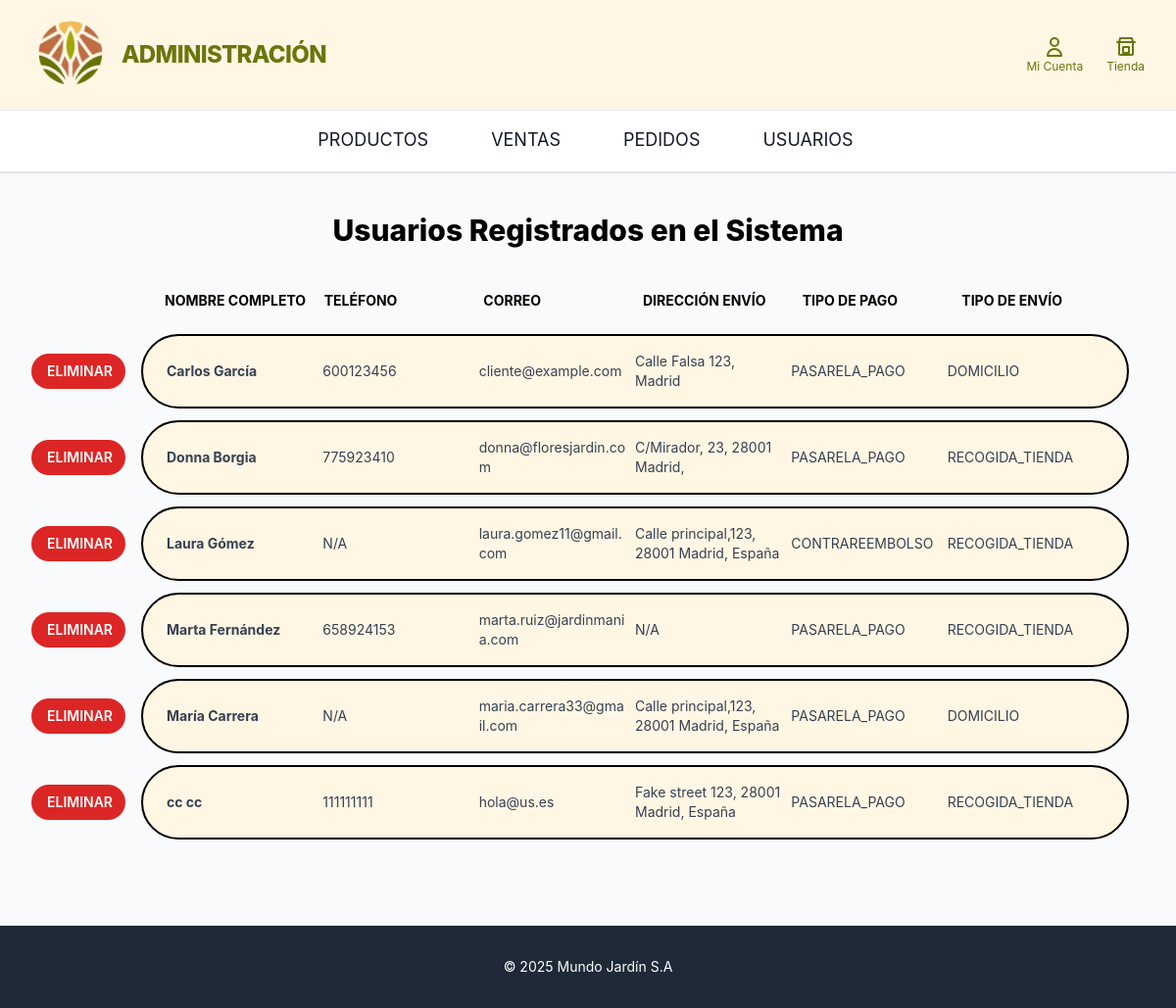
The app's page /clientes_admin/ (signed in) with its own data.
### home/models.py (models this page shows, shortened)
class UsuarioCliente(models.Model):
    usuario = models.OneToOneField(Usuario, on_delete=models.CASCADE)
    tipo_pago= models.CharField(max_length=20, choices=TipoPago.choices, default=TipoPago.PASARELA_PAGO)
    telefono = models.CharField(max_length=15, blank=True, null=True)
    direccion_envio = models.CharField(max_length=255, blank=True)
    tipo_envio= models.CharField(max_length=20, choices=TipoEnvio.choices, default=TipoEnvio.RECOGIDA_TIENDA)
    last_login = models.DateTimeField(null=True, blank=True)

class Usuario(AbstractBaseUser, PermissionsMixin):
    nombre = models.CharField(max_length=200)
    apellidos = models.CharField(max_length=200)
    corre_electronico = models.EmailField(max_length=200, unique=True)
    password = models.CharField(max_length=128)
    objects = UsuarioManager()
    last_login = models.DateTimeField(null=True, blank=True)
    USERNAME_FIELD = 'corre_electronico'
    REQUIRED_FIELDS = ['nombre', 'apellidos']
    is_active = models.BooleanField(default=True)
    is_staff = models.BooleanField(default=False)
    is_superuser = models.BooleanField(default=False)

### clientes_admin/views.py (the view)
# urls.py: path('', views.gestion_clientes, name='clientes_admin_index'),
def gestion_clientes(request):
    if not request.user.is_authenticated or not request.user.is_staff:
        return redirect('home')
    if request.method == 'GET':
        clientes = UsuarioCliente.objects.select_related('usuario').order_by('usuario__nombre')
        context = {
            'clientes': clientes
        }
        return render(request, 'clientes_admin/gestion_clientes.html', context)
    else:
        return HttpResponseNotAllowed(['GET'])

### home/context_processors.py (called while the page is built)
def productos_en_cesta(request):
    total_items = 0
    if request.user.is_authenticated:
        try:
            cesta = CestaCompra.objects.get(usuario_cliente__usuario=request.user)
        except CestaCompra.DoesNotExist:
            cesta = None
    else:
        session_id = request.session.get("cesta_id")
        cesta = CestaCompra.objects.filter(session_id=session_id).first() if session_id else None
    if cesta:
        total_items = sum(item.cantidad for item in cesta.items.all())
    return {'total_items_cesta': total_items}

### clientes_admin/templates/clientes_admin/gestion_clientes.html (shortened to what this page needs)
{% load static %}
<!DOCTYPE html>
<html lang="es">
<head>
    <script src="https://cdn.tailwindcss.com"></script>
</head>
<body class="bg-gray-50">
    <header class="border-b border-gray-200 sticky top-0 z-50 bg-white">
    <div class="bg-[#fff6e4] border-b border-gray-200">
                <div class="max-w-7xl mx-auto px-4 sm:px-6 lg:px-8 py-4 flex items-center justify-between">
                    <a href="{% url 'adminpanel:adminpanel_index' %}"  class="flex items-center text-2xl font-extrabold lm-text-green tracking-tight flex-shrink-0 mr-5">
                        <img src="{% static 'loga.png' %}"
                            alt="Logo Mundo Jardín"
                            class="h-20 w-20 mr-3 rounded-full">
                        ADMINISTRACIÓN
                    </a>
                    <div class="flex items-center space-x-6">
                        <a href="{% url 'perfil:admin_perfil' %}"
                        class="flex flex-col items-center text-[#6a760c] hover:text-[#bf7149] transition hidden sm:flex">
                            <svg xmlns="http://www.w3.org/2000/svg" class="h-6 w-6" fill="none" viewBox="0 0 24 24" stroke="currentColor">
                                <path stroke-linecap="round" stroke-linejoin="round" stroke-width="2"
                                    d="M16 7a4 4 0 11-8 0 4 4 0 018 0zM12 14a7 7 0 00-7 7h14a7 7 0 00-7-7z"/>
                            </svg>
                            <span class="text-xs">Mi Cuenta</span>
                        </a>
                        <a href="{% url 'home' %}" class="flex flex-col items-center text-[#6a760c] hover:text-[#bf7149] transition relative">
                            <svg xmlns="http://www.w3.org/2000/svg" class="h-6 w-6" fill="none" viewBox="0 0 24 24" stroke="currentColor">
                                <path stroke-linecap="round" stroke-linejoin="round" stroke-width="2"
                                    d="M3 7h18M5 7v12a1 1 0 001 1h12a1 1 0 001-1V7M5 7l1-4h12l1 4M9 12h6v6H9v-6z"/>
                            </svg>
                            <span class="text-xs">Tienda</span>
                        </a>
                    </div>
                </div>
            </div>
        <nav class="bg-white border-b border-gray-200 shadow-sm">
            <ul class="flex justify-center space-x-12 py-1 text-lg text-gray-700">
                <li><a href="{% url 'lista_productos' %}" class="block py-3 px-2 text-gray-900 transition border-b-2 border-transparent hover:border-[#6a760c] rounded-sm">PRODUCTOS</a></li>
                <li><a href="{% url 'ventas_admin_index' %}" class="block py-3 px-2 text-gray-900 transition border-b-2 border-transparent hover:border-[#6a760c] rounded-sm">VENTAS</a></li>
                <li><a href="#" class="block py-3 px-2 text-gray-900 transition border-b-2 border-transparent hover:border-[#6a760c] rounded-sm">PEDIDOS</a></li>
                <li><a href="{% url 'clientes_admin_index' %}" class="block py-3 px-2 text-gray-900 transition border-b-2 border-transparent hover:border-[#6a760c] rounded-sm">USUARIOS</a></li>
            </ul>
        </nav>
        </header>
<main class="max-w-7xl mx-auto px-8 py-10">
        <h1 class="text-3xl font-extrabold text-black mb-8 text-center">
            Usuarios Registrados en el Sistema
        </h1>
        <div class="space-y-3">
    <div class="flex items-center gap-4">
        <div class="flex-1 px-6 py-3">
            <div class="grid grid-cols-6 font-bold text-black text-sm">
                <span>NOMBRE COMPLETO</span>
                <span>TELÉFONO</span>
                <span>CORREO</span>
                <span>DIRECCIÓN ENVÍO</span>
                <span>TIPO DE PAGO</span>
                <span>TIPO DE ENVÍO</span>
            </div>
        </div>
    </div>
    <div class="relative">
        <div class="space-y-3 max-h-[60vh] overflow-y-auto pr-4">
            {% for cliente in clientes %}
            <div class="flex items-center gap-4">
                <a href="{% url 'cliente_eliminar_confirmar' cliente.id %}"
                    class="w-24 flex-shrink-0 bg-red-600 hover:bg-red-700 text-white px-4 py-2 rounded-full font-semibold text-sm transition-transform hover:scale-105 text-center">
                        ELIMINAR
                </a>
                <div class="flex-1 bg-[#fff6e4] border-2 border-black rounded-full px-6 py-4 shadow-sm">
                    <div class="grid grid-cols-6 items-center text-gray-700 text-sm">
                        <span class="pr-2 font-bold whitespace-normal break-words">
                            {{ cliente.usuario.nombre }} {{ cliente.usuario.apellidos }}
                        </span>
                        <span class="pr-2 font whitespace-normal break-words">
                            {{ cliente.telefono|default:"N/A" }}
                        </span>
                        <span class="pr-2 font whitespace-normal break-words">
                            {{ cliente.usuario.corre_electronico }}
                        </span>
                        <span class="pr-2 font whitespace-normal break-words">
                            {{ cliente.direccion_envio|default:"N/A" }}
                        </span>
                        <span class="pr-2 font whitespace-normal break-words">
                            {{ cliente.tipo_pago|default:"N/A" }}
                        </span>
                        <span class="pr-2 font whitespace-normal break-words">
                            {{ cliente.tipo_envio|default:"N/A" }}
                        </span>
                    </div>
                </div>
            </div>
            {% empty %}
            <div class="text-center text-gray-500 py-10">
                No hay clientes registrados en el sistema.
            </div>
            {% endfor %}
        </div>
    </div>
</div>
    </main>
<footer class="bg-gray-800 text-white mt-12">
    <div class="max-w-7xl mx-auto px-4 sm:px-6 lg:px-8 py-8 text-center text-sm">
        © 2025 Mundo Jardín S.A
    </div>
</footer>

### clientes_admin/templates/clientes_admin/gestion_clientes.html (style rules this page uses)
body { font-family: 'Inter', sans-serif; }
.lm-text-green { color: #6a760c; }

### records on screen
UsuarioCliente: usuario.nombre "Carlos", usuario.apellidos "García", telefono "600123456", usuario.corre_electronico "cliente@example.com", direccion_envio "Calle Falsa 123, Madrid", tipo_pago "PASARELA_PAGO", tipo_envio "DOMICILIO"
UsuarioCliente: usuario.nombre "Donna", usuario.apellidos "Borgia", telefono "775923410", usuario.corre_electronico "donna@floresjardin.com", direccion_envio "C/Mirador, 23, 28001 Madrid,", tipo_pago "PASARELA_PAGO", tipo_envio "RECOGIDA_TIENDA"
UsuarioCliente: usuario.nombre "Laura", usuario.apellidos "Gómez", telefono "N/A", usuario.corre_electronico "laura.gomez11@gmail.com", direccion_envio "Calle principal,123, 28001 Madrid, España", tipo_pago "CONTRAREEMBOLSO", tipo_envio "RECOGIDA_TIENDA"
UsuarioCliente: usuario.nombre "Marta", usuario.apellidos "Fernández", telefono "658924153", usuario.corre_electronico "marta.ruiz@jardinmania.com", direccion_envio "N/A", tipo_pago "PASARELA_PAGO", tipo_envio "RECOGIDA_TIENDA"
UsuarioCliente: usuario.nombre "María", usuario.apellidos "Carrera", telefono "N/A", usuario.corre_electronico "maria.carrera33@gmail.com", direccion_envio "Calle principal,123, 28001 Madrid, España", tipo_pago "PASARELA_PAGO", tipo_envio "DOMICILIO"
UsuarioCliente: usuario.nombre "cc", usuario.apellidos "cc", telefono "111111111", usuario.corre_electronico "hola@us.es", direccion_envio "Fake street 123, 28001 Madrid, España", tipo_pago "PASARELA_PAGO", tipo_envio "RECOGIDA_TIENDA"
